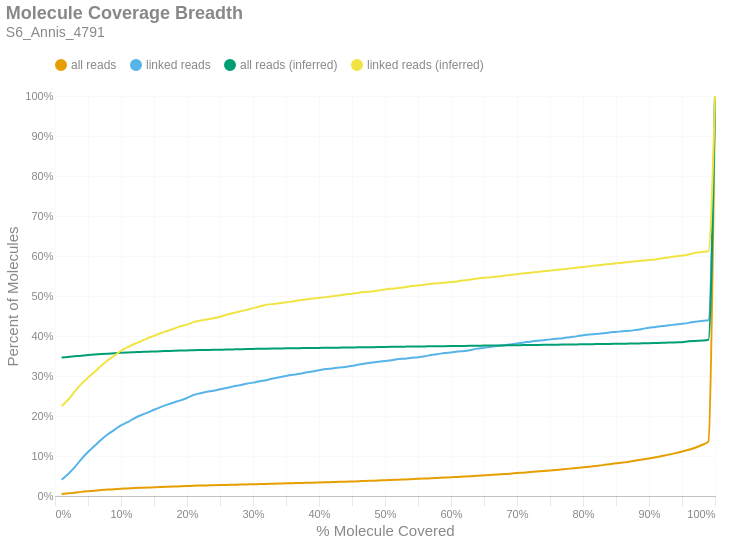

This figure's notebook cell:
### Markdown cell above
### Molecule Read Coverage
This chart shows molecule coverage breadth as computed by the number of bases aligned to that molecule. In other words, "*how much of each unique long molecule is actually sequenced/aligned?*" Keep in mind there is a distinction between sequences and alignments, since some sequences belonging to a particular molecule may not align well and wouldn't appear in the alignment data. This chart also shows molecule coverage breadth as computed by the *inferred fragment* from which the aligned sequences originate. Unlike read coverage, this calculation takes into account the total insert size, including unsequenced gaps between the forward and reverse reads. Like the previous figures, these are cumulative percents.

### Code cell
if SKIPLR:
    print_html(f"Skipped")
else:
    binned_df = consolidated_hist(valids['coverage_bp'], mask, 0.01, True)
    binned_df_inf = consolidated_hist(valids['coverage_inserts'], mask, 0.01, True)
    binned_df = binned_df.with_columns(pl.lit(binned_df_inf['all reads (cumsum)']).alias('all reads (inferred)'))
    binned_df = binned_df.with_columns(pl.lit(binned_df_inf['linked reads (cumsum)']).alias('linked reads (inferred)'))
    binned_df = binned_df.with_columns(
        (pl.col('bin').cast(pl.Float64) + 0.01).alias('right_edge')
    )

    with SafeRender(binned_df):
        (
            density_plot(binned_df, 'Molecule Coverage Breadth', samplename, 'molcov', ['all reads (inferred)','linked reads (inferred)'])
            .encode(
                #x=alt.X('bin:Q', title="% Molecule Covered").axis(format = '%').scale(padding=0),
                x=alt.X('right_edge:Q', title="% Molecule Covered").axis(format='%').scale(padding=0),
                y=alt.Y('value:Q', title='Percent of Molecules')
                    .axis(format='%')
                    .stack(False)
                    .scale(domainMin=0, padding=0),
                color=alt.Color("key:N").scale(domain = ["all reads", "linked reads", "all reads (inferred)", "linked reads (inferred)"]),
                tooltip = [
                    alt.Tooltip("key:N", title = "Data Type"),
                    alt.Tooltip("range_label:N", title="% Molecule Covered"),
                    alt.Tooltip("value:Q", format = ".2%", title="% Molecules")
                ]
            )
        ).display()

### Figure 1 — Vega-Lite specification as saved in the notebook (floating-point values rounded to 4 significant figures)
{"width": "container", "height": 400, "config": {"title": {"anchor": "start", "dy": -15, "fontSize": 18, "color": "#888888", "subtitleColor": "#888888", "subtitleFontSize": 14}, "arc": {"fill": "#0072B2"}, "axis": {"domainColor": "#888888", "domainWidth": 0.5, "gridWidth": 0.2, "grid": false, "titleFontWeight": 400, "titleFontSize": 15, "labelFontSize": 11, "labelColor": "#888888", "tickColor": "#888888", "tickWidth": 0.2, "titleColor": "#888888"}, "axisBand": {"grid": false}, "axisX": {"grid": true, "tickSize": 10, "domainCap": "round"}, "axisY": {"domain": false, "grid": true, "tickSize": 0, "domainCap": "round"}, "background": "transparent", "header": {"labelFontSize": 15, "labelColor": "#888888", "titleFontSize": 15, "titleFontWeight": 600, "titleColor": "#888888"}, "legend": {"labelFont": "sans-serif", "labelFontSize": 12, "labelColor": "#888888", "symbolSize": 100, "symbolType": "circle", "titleFontSize": 12, "titlePadding": 10, "titleColor": "#888888", "title": null, "orient": "top"}, "range": {"category": ["#E69F00", "#56B4E9", "#009E73", "#F0E442", "#0072B2", "#D55E00", "#CC79A7", "#000000"], "diverging": ["#cfe8f3", "#a2d4ec", "#73bfe2", "#46abdb", "#1696d2", "#12719e"]}, "area": {"fill": "#0072B2", "fillOpacity": 0.7, "line": true, "strokeOpacity": 0.7}, "line": {"color": "#0072B2", "stroke": "#0072B2", "strokeWidth": 2}, "trail": {"color": "#0072B2", "stroke": "#0072B2", "strokeWidth": 0, "size": 1}, "point": {"filled": true, "fillOpacity": 1.0, "size": 95}, "text": {"color": "#888888", "fontSize": 11, "align": "right", "fontWeight": 400, "size": 11}, "bar": {"fill": "#0072B2", "stroke": null}, "view": {"stroke": null, "continuousWidth": 660, "continuousHeight": 400}}, "data": {"name": "data-e2d4c36d58c6eebb7b542e7414eeace3"}, "mark": {"type": "line", "interpolate": "monotone", "point": {"opacity": 0, "size": 275}}, "encoding": {"color": {"field": "key", "scale": {"domain": ["all reads", "linked reads", "all reads (inferred)", "linked reads (inferred)"]}, "type": "nominal"}, "tooltip": [{"field": "key", "title": "Data Type", "type": "nominal"}, {"field": "range_label", "title": "% Molecule Covered", "type": "nominal"}, {"field": "value", "format": ".2%", "title": "% Molecules", "type": "quantitative"}], "x": {"axis": {"format": "%"}, "field": "right_edge", "scale": {"padding": 0}, "title": "% Molecule Covered", "type": "quantitative"}, "y": {"axis": {"format": "%"}, "field": "value", "scale": {"domainMin": 0, "padding": 0}, "stack": false, "title": "Percent of Molecules", "type": "quantitative"}}, "params": [{"name": "param_c36ac31b6afebe62", "select": {"type": "point", "fields": ["key"]}, "bind": "legend"}], "title": {"text": "Molecule Coverage Breadth", "subtitle": "S6_Annis_4791"}, "transform": [{"fold": ["all reads (cumsum)", "linked reads (cumsum)", "all reads (inferred)", "linked reads (inferred)"]}, {"calculate": "replace(datum.key, ' (cumsum)', '')", "as": "key"}, {"filter": {"param": "param_c36ac31b6afebe62"}}], "usermeta": {"embedOptions": {"downloadFileName": "S6_Annis_4791.molcov"}}, "$schema": "https://vega.github.io/schema/vega-lite/v6.1.0.json", "datasets": {"data-e2d4c36d58c6eebb7b542e7414eeace3": [{"bin": "0.0", "interval": "0.0-0.01", "all reads": 0.004783, "linked reads": 0.04066, "all reads (cumsum)": 0.004783, "linked reads (cumsum)": 0.04066, "range_label": "0.0-0.01", "all reads (inferred)": 0.3461, "linked reads (inferred)": 0.2251, "right_edge": 0.01}, {"bin": "0.01", "interval": "0.01-0.02", "all reads": 0.001804, "linked reads": 0.01444, "all reads (cumsum)": 0.006587, "linked reads (cumsum)": 0.0551, "range_label": "0.01-0.02", "all reads (inferred)": 0.3475, "linked reads (inferred)": 0.2406, "right_edge": 0.02}, {"bin": "0.02", "interval": "0.02-0.03", "all reads": 0.001804, "linked reads": 0.01694, "all reads (cumsum)": 0.008392, "linked reads (cumsum)": 0.07204, "range_label": "0.02-0.03", "all reads (inferred)": 0.3492, "linked reads (inferred)": 0.2616, "right_edge": 0.03}, {"bin": "0.03", "interval": "0.03-0.04", "all reads": 0.001935, "linked reads": 0.02033, "all reads (cumsum)": 0.01033, "linked reads (cumsum)": 0.09237, "range_label": "0.03-0.04", "all reads (inferred)": 0.3509, "linked reads (inferred)": 0.2802, "right_edge": 0.04}, {"bin": "0.04", "interval": "0.04-0.05", "all reads": 0.001576, "linked reads": 0.01753, "all reads (cumsum)": 0.0119, "linked reads (cumsum)": 0.1099, "range_label": "0.04-0.05", "all reads (inferred)": 0.3522, "linked reads (inferred)": 0.2955, "right_edge": 0.05}, {"bin": "0.05", "interval": "0.05-0.06", "all reads": 0.001435, "linked reads": 0.01562, "all reads (cumsum)": 0.01334, "linked reads (cumsum)": 0.1255, "range_label": "0.05-0.06", "all reads (inferred)": 0.3535, "linked reads (inferred)": 0.3104, "right_edge": 0.06}, {"bin": "0.06", "interval": "0.06-0.07", "all reads": 0.001467, "linked reads": 0.01532, "all reads (cumsum)": 0.0148, "linked reads (cumsum)": 0.1408, "range_label": "0.06-0.07", "all reads (inferred)": 0.3547, "linked reads (inferred)": 0.3256, "right_edge": 0.07}, {"bin": "0.07", "interval": "0.07-0.08", "all reads": 0.001196, "linked reads": 0.0137, "all reads (cumsum)": 0.016, "linked reads (cumsum)": 0.1545, "range_label": "0.07-0.08", "all reads (inferred)": 0.3558, "linked reads (inferred)": 0.3394, "right_edge": 0.08}, {"bin": "0.08", "interval": "0.08-0.09", "all reads": 0.001011, "linked reads": 0.01075, "all reads (cumsum)": 0.01701, "linked reads (cumsum)": 0.1653, "range_label": "0.08-0.09", "all reads (inferred)": 0.3568, "linked reads (inferred)": 0.3508, "right_edge": 0.09}, {"bin": "0.09", "interval": "0.09-0.1", "all reads": 0.00112, "linked reads": 0.01149, "all reads (cumsum)": 0.01813, "linked reads (cumsum)": 0.1768, "range_label": "0.09-0.1", "all reads (inferred)": 0.3579, "linked reads (inferred)": 0.3631, "right_edge": 0.1}, {"bin": "0.1", "interval": "0.1-0.11", "all reads": 0.0007392, "linked reads": 0.007661, "all reads (cumsum)": 0.01887, "linked reads (cumsum)": 0.1844, "range_label": "0.1-0.11", "all reads (inferred)": 0.3588, "linked reads (inferred)": 0.372, "right_edge": 0.11}, {"bin": "0.11", "interval": "0.11-0.12", "all reads": 0.0009022, "linked reads": 0.009723, "all reads (cumsum)": 0.01977, "linked reads (cumsum)": 0.1942, "range_label": "0.11-0.12", "all reads (inferred)": 0.3595, "linked reads (inferred)": 0.3799, "right_edge": 0.12}, {"bin": "0.12", "interval": "0.12-0.13", "all reads": 0.0007065, "linked reads": 0.007808, "all reads (cumsum)": 0.02048, "linked reads (cumsum)": 0.202, "range_label": "0.12-0.13", "all reads (inferred)": 0.3601, "linked reads (inferred)": 0.3867, "right_edge": 0.13}, {"bin": "0.13", "interval": "0.13-0.14", "all reads": 0.0006087, "linked reads": 0.006335, "all reads (cumsum)": 0.02109, "linked reads (cumsum)": 0.2083, "range_label": "0.13-0.14", "all reads (inferred)": 0.3608, "linked reads (inferred)": 0.3942, "right_edge": 0.14}, {"bin": "0.14", "interval": "0.14-0.15", "all reads": 0.0007392, "linked reads": 0.007366, "all reads (cumsum)": 0.02183, "linked reads (cumsum)": 0.2157, "range_label": "0.14-0.15", "all reads (inferred)": 0.3613, "linked reads (inferred)": 0.4004, "right_edge": 0.15}, {"bin": "0.15", "interval": "0.15-0.16", "all reads": 0.0007065, "linked reads": 0.006629, "all reads (cumsum)": 0.02253, "linked reads (cumsum)": 0.2223, "range_label": "0.15-0.16", "all reads (inferred)": 0.3619, "linked reads (inferred)": 0.4069, "right_edge": 0.16}, {"bin": "0.16", "interval": "0.16-0.17", "all reads": 0.0006305, "linked reads": 0.006187, "all reads (cumsum)": 0.02316, "linked reads (cumsum)": 0.2285, "range_label": "0.16-0.17", "all reads (inferred)": 0.3624, "linked reads (inferred)": 0.4125, "right_edge": 0.17}, {"bin": "0.17", "interval": "0.17-0.18", "all reads": 0.0005761, "linked reads": 0.005451, "all reads (cumsum)": 0.02374, "linked reads (cumsum)": 0.2339, "range_label": "0.17-0.18", "all reads (inferred)": 0.363, "linked reads (inferred)": 0.4182, "right_edge": 0.18}, {"bin": "0.18", "interval": "0.18-0.19", "all reads": 0.0005, "linked reads": 0.005009, "all reads (cumsum)": 0.02424, "linked reads (cumsum)": 0.239, "range_label": "0.18-0.19", "all reads (inferred)": 0.3635, "linked reads (inferred)": 0.424, "right_edge": 0.19}, {"bin": "0.19", "interval": "0.19-0.2", "all reads": 0.0006196, "linked reads": 0.00604, "all reads (cumsum)": 0.02486, "linked reads (cumsum)": 0.245, "range_label": "0.19-0.2", "all reads (inferred)": 0.3639, "linked reads (inferred)": 0.4284, "right_edge": 0.2}, {"bin": "0.2", "interval": "0.2-0.21", "all reads": 0.0007065, "linked reads": 0.007366, "all reads (cumsum)": 0.02557, "linked reads (cumsum)": 0.2524, "range_label": "0.2-0.21", "all reads (inferred)": 0.3644, "linked reads (inferred)": 0.4347, "right_edge": 0.21}, {"bin": "0.21", "interval": "0.21-0.22", "all reads": 0.0004674, "linked reads": 0.00442, "all reads (cumsum)": 0.02603, "linked reads (cumsum)": 0.2568, "range_label": "0.21-0.22", "all reads (inferred)": 0.3648, "linked reads (inferred)": 0.4384, "right_edge": 0.22}, {"bin": "0.22", "interval": "0.22-0.23", "all reads": 0.0003913, "linked reads": 0.003683, "all reads (cumsum)": 0.02642, "linked reads (cumsum)": 0.2605, "range_label": "0.22-0.23", "all reads (inferred)": 0.3651, "linked reads (inferred)": 0.4412, "right_edge": 0.23}, {"bin": "0.23", "interval": "0.23-0.24", "all reads": 0.0004022, "linked reads": 0.002652, "all reads (cumsum)": 0.02683, "linked reads (cumsum)": 0.2631, "range_label": "0.23-0.24", "all reads (inferred)": 0.3654, "linked reads (inferred)": 0.4443, "right_edge": 0.24}, {"bin": "0.24", "interval": "0.24-0.25", "all reads": 0.0003913, "linked reads": 0.003683, "all reads (cumsum)": 0.02722, "linked reads (cumsum)": 0.2668, "range_label": "0.24-0.25", "all reads (inferred)": 0.3657, "linked reads (inferred)": 0.4483, "right_edge": 0.25}, {"bin": "0.25", "interval": "0.25-0.26", "all reads": 0.0003804, "linked reads": 0.003241, "all reads (cumsum)": 0.0276, "linked reads (cumsum)": 0.27, "range_label": "0.25-0.26", "all reads (inferred)": 0.3661, "linked reads (inferred)": 0.453, "right_edge": 0.26}, {"bin": "0.26", "interval": "0.26-0.27", "all reads": 0.0004891, "linked reads": 0.003978, "all reads (cumsum)": 0.02809, "linked reads (cumsum)": 0.274, "range_label": "0.26-0.27", "all reads (inferred)": 0.3665, "linked reads (inferred)": 0.4576, "right_edge": 0.27}, {"bin": "0.27", "interval": "0.27-0.28", "all reads": 0.0003696, "linked reads": 0.002652, "all reads (cumsum)": 0.02846, "linked reads (cumsum)": 0.2767, "range_label": "0.27-0.28", "all reads (inferred)": 0.3669, "linked reads (inferred)": 0.4611, "right_edge": 0.28}, {"bin": "0.28", "interval": "0.28-0.29", "all reads": 0.0004783, "linked reads": 0.003978, "all reads (cumsum)": 0.02894, "linked reads (cumsum)": 0.2806, "range_label": "0.28-0.29", "all reads (inferred)": 0.3672, "linked reads (inferred)": 0.4652, "right_edge": 0.29}, {"bin": "0.29", "interval": "0.29-0.3", "all reads": 0.0003696, "linked reads": 0.002799, "all reads (cumsum)": 0.02931, "linked reads (cumsum)": 0.2834, "range_label": "0.29-0.3", "all reads (inferred)": 0.3676, "linked reads (inferred)": 0.4697, "right_edge": 0.3}, {"bin": "0.3", "interval": "0.3-0.31", "all reads": 0.0004457, "linked reads": 0.003536, "all reads (cumsum)": 0.02975, "linked reads (cumsum)": 0.287, "range_label": "0.3-0.31", "all reads (inferred)": 0.368, "linked reads (inferred)": 0.4739, "right_edge": 0.31}, {"bin": "0.31", "interval": "0.31-0.32", "all reads": 0.0004239, "linked reads": 0.002652, "all reads (cumsum)": 0.03017, "linked reads (cumsum)": 0.2896, "range_label": "0.31-0.32", "all reads (inferred)": 0.3684, "linked reads (inferred)": 0.4779, "right_edge": 0.32}, {"bin": "0.32", "interval": "0.32-0.33", "all reads": 0.0005652, "linked reads": 0.003978, "all reads (cumsum)": 0.03074, "linked reads (cumsum)": 0.2936, "range_label": "0.32-0.33", "all reads (inferred)": 0.3687, "linked reads (inferred)": 0.4801, "right_edge": 0.33}, {"bin": "0.33", "interval": "0.33-0.34", "all reads": 0.0004891, "linked reads": 0.003241, "all reads (cumsum)": 0.03123, "linked reads (cumsum)": 0.2968, "range_label": "0.33-0.34", "all reads (inferred)": 0.3689, "linked reads (inferred)": 0.4819, "right_edge": 0.34}, {"bin": "0.34", "interval": "0.34-0.35", "all reads": 0.0004131, "linked reads": 0.003388, "all reads (cumsum)": 0.03164, "linked reads (cumsum)": 0.3002, "range_label": "0.34-0.35", "all reads (inferred)": 0.3692, "linked reads (inferred)": 0.4845, "right_edge": 0.35}, {"bin": "0.35", "interval": "0.35-0.36", "all reads": 0.0004348, "linked reads": 0.002799, "all reads (cumsum)": 0.03208, "linked reads (cumsum)": 0.303, "range_label": "0.35-0.36", "all reads (inferred)": 0.3693, "linked reads (inferred)": 0.4863, "right_edge": 0.36}, {"bin": "0.36", "interval": "0.36-0.37", "all reads": 0.0003696, "linked reads": 0.002357, "all reads (cumsum)": 0.03245, "linked reads (cumsum)": 0.3054, "range_label": "0.36-0.37", "all reads (inferred)": 0.3697, "linked reads (inferred)": 0.4895, "right_edge": 0.37}, {"bin": "0.37", "interval": "0.37-0.38", "all reads": 0.0004891, "linked reads": 0.003388, "all reads (cumsum)": 0.03294, "linked reads (cumsum)": 0.3088, "range_label": "0.37-0.38", "all reads (inferred)": 0.3698, "linked reads (inferred)": 0.4913, "right_edge": 0.38}, {"bin": "0.38", "interval": "0.38-0.39", "all reads": 0.0004239, "linked reads": 0.00221, "all reads (cumsum)": 0.03336, "linked reads (cumsum)": 0.311, "range_label": "0.38-0.39", "all reads (inferred)": 0.37, "linked reads (inferred)": 0.4937, "right_edge": 0.39}, {"bin": "0.39", "interval": "0.39-0.4", "all reads": 0.0005544, "linked reads": 0.003536, "all reads (cumsum)": 0.03391, "linked reads (cumsum)": 0.3145, "range_label": "0.39-0.4", "all reads (inferred)": 0.3702, "linked reads (inferred)": 0.4953, "right_edge": 0.4}, {"bin": "0.4", "interval": "0.4-0.41", "all reads": 0.0005109, "linked reads": 0.002799, "all reads (cumsum)": 0.03443, "linked reads (cumsum)": 0.3173, "range_label": "0.4-0.41", "all reads (inferred)": 0.3704, "linked reads (inferred)": 0.4972, "right_edge": 0.41}, {"bin": "0.41", "interval": "0.41-0.42", "all reads": 0.0004239, "linked reads": 0.001621, "all reads (cumsum)": 0.03485, "linked reads (cumsum)": 0.3189, "range_label": "0.41-0.42", "all reads (inferred)": 0.3706, "linked reads (inferred)": 0.4991, "right_edge": 0.42}, {"bin": "0.42", "interval": "0.42-0.43", "all reads": 0.0004783, "linked reads": 0.002357, "all reads (cumsum)": 0.03533, "linked reads (cumsum)": 0.3213, "range_label": "0.42-0.43", "all reads (inferred)": 0.3709, "linked reads (inferred)": 0.5013, "right_edge": 0.43}, {"bin": "0.43", "interval": "0.43-0.44", "all reads": 0.0004022, "linked reads": 0.001473, "all reads (cumsum)": 0.03573, "linked reads (cumsum)": 0.3228, "range_label": "0.43-0.44", "all reads (inferred)": 0.3711, "linked reads (inferred)": 0.5038, "right_edge": 0.44}, {"bin": "0.44", "interval": "0.44-0.45", "all reads": 0.0005978, "linked reads": 0.002652, "all reads (cumsum)": 0.03633, "linked reads (cumsum)": 0.3254, "range_label": "0.44-0.45", "all reads (inferred)": 0.3714, "linked reads (inferred)": 0.5057, "right_edge": 0.45}, {"bin": "0.45", "interval": "0.45-0.46", "all reads": 0.000587, "linked reads": 0.003094, "all reads (cumsum)": 0.03691, "linked reads (cumsum)": 0.3285, "range_label": "0.45-0.46", "all reads (inferred)": 0.3717, "linked reads (inferred)": 0.5084, "right_edge": 0.46}, {"bin": "0.46", "interval": "0.46-0.47", "all reads": 0.0006631, "linked reads": 0.002799, "all reads (cumsum)": 0.03758, "linked reads (cumsum)": 0.3313, "range_label": "0.46-0.47", "all reads (inferred)": 0.3718, "linked reads (inferred)": 0.51, "right_edge": 0.47}, {"bin": "0.47", "interval": "0.47-0.48", "all reads": 0.0005544, "linked reads": 0.00221, "all reads (cumsum)": 0.03813, "linked reads (cumsum)": 0.3335, "range_label": "0.47-0.48", "all reads (inferred)": 0.372, "linked reads (inferred)": 0.5113, "right_edge": 0.48}, {"bin": "0.48", "interval": "0.48-0.49", "all reads": 0.0006087, "linked reads": 0.002357, "all reads (cumsum)": 0.03874, "linked reads (cumsum)": 0.3359, "range_label": "0.48-0.49", "all reads (inferred)": 0.3723, "linked reads (inferred)": 0.5138, "right_edge": 0.49}, {"bin": "0.49", "interval": "0.49-0.5", "all reads": 0.000837, "linked reads": 0.001768, "all reads (cumsum)": 0.03958, "linked reads (cumsum)": 0.3377, "range_label": "0.49-0.5", "all reads (inferred)": 0.3726, "linked reads (inferred)": 0.5164, "right_edge": 0.5}, {"bin": "0.5", "interval": "0.5-0.51", "all reads": 0.0006087, "linked reads": 0.001768, "all reads (cumsum)": 0.04019, "linked reads (cumsum)": 0.3394, "range_label": "0.5-0.51", "all reads (inferred)": 0.3728, "linked reads (inferred)": 0.5183, "right_edge": 0.51}, {"bin": "0.51", "interval": "0.51-0.52", "all reads": 0.0006957, "linked reads": 0.002799, "all reads (cumsum)": 0.04088, "linked reads (cumsum)": 0.3422, "range_label": "0.51-0.52", "all reads (inferred)": 0.3731, "linked reads (inferred)": 0.52, "right_edge": 0.52}, {"bin": "0.52", "interval": "0.52-0.53", "all reads": 0.0005544, "linked reads": 0.001179, "all reads (cumsum)": 0.04144, "linked reads (cumsum)": 0.3434, "range_label": "0.52-0.53", "all reads (inferred)": 0.3733, "linked reads (inferred)": 0.5221, "right_edge": 0.53}, {"bin": "0.53", "interval": "0.53-0.54", "all reads": 0.0007065, "linked reads": 0.002062, "all reads (cumsum)": 0.04214, "linked reads (cumsum)": 0.3455, "range_label": "0.53-0.54", "all reads (inferred)": 0.3736, "linked reads (inferred)": 0.5249, "right_edge": 0.54}, {"bin": "0.54", "interval": "0.54-0.55", "all reads": 0.0006957, "linked reads": 0.001621, "all reads (cumsum)": 0.04284, "linked reads (cumsum)": 0.3471, "range_label": "0.54-0.55", "all reads (inferred)": 0.3738, "linked reads (inferred)": 0.5261, "right_edge": 0.55}, {"bin": "0.55", "interval": "0.55-0.56", "all reads": 0.0008152, "linked reads": 0.00221, "all reads (cumsum)": 0.04365, "linked reads (cumsum)": 0.3493, "range_label": "0.55-0.56", "all reads (inferred)": 0.3739, "linked reads (inferred)": 0.528, "right_edge": 0.56}, {"bin": "0.56", "interval": "0.56-0.57", "all reads": 0.0008696, "linked reads": 0.003241, "all reads (cumsum)": 0.04452, "linked reads (cumsum)": 0.3525, "range_label": "0.56-0.57", "all reads (inferred)": 0.3742, "linked reads (inferred)": 0.5305, "right_edge": 0.57}, {"bin": "0.57", "interval": "0.57-0.58", "all reads": 0.0007283, "linked reads": 0.00221, "all reads (cumsum)": 0.04525, "linked reads (cumsum)": 0.3547, "range_label": "0.57-0.58", "all reads (inferred)": 0.3744, "linked reads (inferred)": 0.5321, "right_edge": 0.58}, {"bin": "0.58", "interval": "0.58-0.59", "all reads": 0.0007392, "linked reads": 0.002652, "all reads (cumsum)": 0.04599, "linked reads (cumsum)": 0.3574, "range_label": "0.58-0.59", "all reads (inferred)": 0.3746, "linked reads (inferred)": 0.5333, "right_edge": 0.59}, {"bin": "0.59", "interval": "0.59-0.6", "all reads": 0.001, "linked reads": 0.001621, "all reads (cumsum)": 0.04699, "linked reads (cumsum)": 0.359, "range_label": "0.59-0.6", "all reads (inferred)": 0.3748, "linked reads (inferred)": 0.5348, "right_edge": 0.6}, {"bin": "0.6", "interval": "0.6-0.61", "all reads": 0.0007826, "linked reads": 0.002062, "all reads (cumsum)": 0.04777, "linked reads (cumsum)": 0.3611, "range_label": "0.6-0.61", "all reads (inferred)": 0.375, "linked reads (inferred)": 0.5365, "right_edge": 0.61}, {"bin": "0.61", "interval": "0.61-0.62", "all reads": 0.0008696, "linked reads": 0.001326, "all reads (cumsum)": 0.04864, "linked reads (cumsum)": 0.3624, "range_label": "0.61-0.62", "all reads (inferred)": 0.3753, "linked reads (inferred)": 0.5392, "right_edge": 0.62}, {"bin": "0.62", "interval": "0.62-0.63", "all reads": 0.0009348, "linked reads": 0.002652, "all reads (cumsum)": 0.04958, "linked reads (cumsum)": 0.3651, "range_label": "0.62-0.63", "all reads (inferred)": 0.3755, "linked reads (inferred)": 0.5411, "right_edge": 0.63}, {"bin": "0.63", "interval": "0.63-0.64", "all reads": 0.001141, "linked reads": 0.003388, "all reads (cumsum)": 0.05072, "linked reads (cumsum)": 0.3684, "range_label": "0.63-0.64", "all reads (inferred)": 0.3758, "linked reads (inferred)": 0.5435, "right_edge": 0.64}, {"bin": "0.64", "interval": "0.64-0.65", "all reads": 0.0009674, "linked reads": 0.001915, "all reads (cumsum)": 0.05169, "linked reads (cumsum)": 0.3704, "range_label": "0.64-0.65", "all reads (inferred)": 0.3759, "linked reads (inferred)": 0.5454, "right_edge": 0.65}, {"bin": "0.65", "interval": "0.65-0.66", "all reads": 0.0009566, "linked reads": 0.002652, "all reads (cumsum)": 0.05264, "linked reads (cumsum)": 0.373, "range_label": "0.65-0.66", "all reads (inferred)": 0.3761, "linked reads (inferred)": 0.5468, "right_edge": 0.66}, {"bin": "0.66", "interval": "0.66-0.67", "all reads": 0.0009783, "linked reads": 0.002062, "all reads (cumsum)": 0.05362, "linked reads (cumsum)": 0.3751, "range_label": "0.66-0.67", "all reads (inferred)": 0.3763, "linked reads (inferred)": 0.5488, "right_edge": 0.67}, {"bin": "0.67", "interval": "0.67-0.68", "all reads": 0.00112, "linked reads": 0.001768, "all reads (cumsum)": 0.05474, "linked reads (cumsum)": 0.3768, "range_label": "0.67-0.68", "all reads (inferred)": 0.3765, "linked reads (inferred)": 0.5505, "right_edge": 0.68}, {"bin": "0.68", "interval": "0.68-0.69", "all reads": 0.001109, "linked reads": 0.002062, "all reads (cumsum)": 0.05585, "linked reads (cumsum)": 0.3789, "range_label": "0.68-0.69", "all reads (inferred)": 0.3768, "linked reads (inferred)": 0.5527, "right_edge": 0.69}, {"bin": "0.69", "interval": "0.69-0.7", "all reads": 0.00138, "linked reads": 0.002652, "all reads (cumsum)": 0.05723, "linked reads (cumsum)": 0.3816, "range_label": "0.69-0.7", "all reads (inferred)": 0.377, "linked reads (inferred)": 0.5545, "right_edge": 0.7}, {"bin": "0.7", "interval": "0.7-0.71", "all reads": 0.001185, "linked reads": 0.001915, "all reads (cumsum)": 0.05841, "linked reads (cumsum)": 0.3835, "range_label": "0.7-0.71", "all reads (inferred)": 0.3773, "linked reads (inferred)": 0.5569, "right_edge": 0.71}, {"bin": "0.71", "interval": "0.71-0.72", "all reads": 0.001326, "linked reads": 0.002357, "all reads (cumsum)": 0.05974, "linked reads (cumsum)": 0.3858, "range_label": "0.71-0.72", "all reads (inferred)": 0.3775, "linked reads (inferred)": 0.5583, "right_edge": 0.72}, {"bin": "0.72", "interval": "0.72-0.73", "all reads": 0.001413, "linked reads": 0.002062, "all reads (cumsum)": 0.06115, "linked reads (cumsum)": 0.3879, "range_label": "0.72-0.73", "all reads (inferred)": 0.3777, "linked reads (inferred)": 0.5601, "right_edge": 0.73}, {"bin": "0.73", "interval": "0.73-0.74", "all reads": 0.001326, "linked reads": 0.001621, "all reads (cumsum)": 0.06248, "linked reads (cumsum)": 0.3895, "range_label": "0.73-0.74", "all reads (inferred)": 0.3779, "linked reads (inferred)": 0.562, "right_edge": 0.74}, {"bin": "0.74", "interval": "0.74-0.75", "all reads": 0.001424, "linked reads": 0.002062, "all reads (cumsum)": 0.0639, "linked reads (cumsum)": 0.3916, "range_label": "0.74-0.75", "all reads (inferred)": 0.3781, "linked reads (inferred)": 0.5635, "right_edge": 0.75}, {"bin": "0.75", "interval": "0.75-0.76", "all reads": 0.00137, "linked reads": 0.001768, "all reads (cumsum)": 0.06527, "linked reads (cumsum)": 0.3933, "range_label": "0.75-0.76", "all reads (inferred)": 0.3784, "linked reads (inferred)": 0.5654, "right_edge": 0.76}, {"bin": "0.76", "interval": "0.76-0.77", "all reads": 0.001565, "linked reads": 0.001326, "all reads (cumsum)": 0.06684, "linked reads (cumsum)": 0.3947, "range_label": "0.76-0.77", "all reads (inferred)": 0.3786, "linked reads (inferred)": 0.567, "right_edge": 0.77}, {"bin": "0.77", "interval": "0.77-0.78", "all reads": 0.001587, "linked reads": 0.002357, "all reads (cumsum)": 0.06843, "linked reads (cumsum)": 0.397, "range_label": "0.77-0.78", "all reads (inferred)": 0.3788, "linked reads (inferred)": 0.5687, "right_edge": 0.78}, {"bin": "0.78", "interval": "0.78-0.79", "all reads": 0.001609, "linked reads": 0.002062, "all reads (cumsum)": 0.07003, "linked reads (cumsum)": 0.3991, "range_label": "0.78-0.79", "all reads (inferred)": 0.379, "linked reads (inferred)": 0.5707, "right_edge": 0.79}, {"bin": "0.79", "interval": "0.79-0.8", "all reads": 0.001826, "linked reads": 0.002652, "all reads (cumsum)": 0.07186, "linked reads (cumsum)": 0.4017, "range_label": "0.79-0.8", "all reads (inferred)": 0.3793, "linked reads (inferred)": 0.5725, "right_edge": 0.8}, {"bin": "0.8", "interval": "0.8-0.81", "all reads": 0.001554, "linked reads": 0.002062, "all reads (cumsum)": 0.07342, "linked reads (cumsum)": 0.4038, "range_label": "0.8-0.81", "all reads (inferred)": 0.3794, "linked reads (inferred)": 0.5744, "right_edge": 0.81}, {"bin": "0.81", "interval": "0.81-0.82", "all reads": 0.001848, "linked reads": 0.001031, "all reads (cumsum)": 0.07526, "linked reads (cumsum)": 0.4048, "range_label": "0.81-0.82", "all reads (inferred)": 0.3797, "linked reads (inferred)": 0.5765, "right_edge": 0.82}, {"bin": "0.82", "interval": "0.82-0.83", "all reads": 0.001913, "linked reads": 0.001768, "all reads (cumsum)": 0.07718, "linked reads (cumsum)": 0.4066, "range_label": "0.82-0.83", "all reads (inferred)": 0.3799, "linked reads (inferred)": 0.5784, "right_edge": 0.83}, {"bin": "0.83", "interval": "0.83-0.84", "all reads": 0.002348, "linked reads": 0.002357, "all reads (cumsum)": 0.07952, "linked reads (cumsum)": 0.409, "range_label": "0.83-0.84", "all reads (inferred)": 0.3802, "linked reads (inferred)": 0.58, "right_edge": 0.84}, {"bin": "0.84", "interval": "0.84-0.85", "all reads": 0.002196, "linked reads": 0.001326, "all reads (cumsum)": 0.08172, "linked reads (cumsum)": 0.4103, "range_label": "0.84-0.85", "all reads (inferred)": 0.3805, "linked reads (inferred)": 0.5818, "right_edge": 0.85}, {"bin": "0.85", "interval": "0.85-0.86", "all reads": 0.001902, "linked reads": 0.001473, "all reads (cumsum)": 0.08362, "linked reads (cumsum)": 0.4118, "range_label": "0.85-0.86", "all reads (inferred)": 0.3807, "linked reads (inferred)": 0.5831, "right_edge": 0.86}, {"bin": "0.86", "interval": "0.86-0.87", "all reads": 0.002283, "linked reads": 0.001179, "all reads (cumsum)": 0.0859, "linked reads (cumsum)": 0.4129, "range_label": "0.86-0.87", "all reads (inferred)": 0.3811, "linked reads (inferred)": 0.5852, "right_edge": 0.87}, {"bin": "0.87", "interval": "0.87-0.88", "all reads": 0.002641, "linked reads": 0.00221, "all reads (cumsum)": 0.08855, "linked reads (cumsum)": 0.4151, "range_label": "0.87-0.88", "all reads (inferred)": 0.3814, "linked reads (inferred)": 0.5871, "right_edge": 0.88}, {"bin": "0.88", "interval": "0.88-0.89", "all reads": 0.002783, "linked reads": 0.002504, "all reads (cumsum)": 0.09133, "linked reads (cumsum)": 0.4176, "range_label": "0.88-0.89", "all reads (inferred)": 0.3816, "linked reads (inferred)": 0.5882, "right_edge": 0.89}, {"bin": "0.89", "interval": "0.89-0.9", "all reads": 0.002565, "linked reads": 0.003094, "all reads (cumsum)": 0.09389, "linked reads (cumsum)": 0.4207, "range_label": "0.89-0.9", "all reads (inferred)": 0.3819, "linked reads (inferred)": 0.59, "right_edge": 0.9}, {"bin": "0.9", "interval": "0.9-0.91", "all reads": 0.002794, "linked reads": 0.001915, "all reads (cumsum)": 0.09669, "linked reads (cumsum)": 0.4227, "range_label": "0.9-0.91", "all reads (inferred)": 0.3824, "linked reads (inferred)": 0.5915, "right_edge": 0.91}, {"bin": "0.91", "interval": "0.91-0.92", "all reads": 0.003424, "linked reads": 0.002357, "all reads (cumsum)": 0.1001, "linked reads (cumsum)": 0.425, "range_label": "0.91-0.92", "all reads (inferred)": 0.383, "linked reads (inferred)": 0.5944, "right_edge": 0.92}, {"bin": "0.92", "interval": "0.92-0.93", "all reads": 0.003348, "linked reads": 0.001621, "all reads (cumsum)": 0.1035, "linked reads (cumsum)": 0.4266, "range_label": "0.92-0.93", "all reads (inferred)": 0.3834, "linked reads (inferred)": 0.5963, "right_edge": 0.93}, {"bin": "0.93", "interval": "0.93-0.94", "all reads": 0.003674, "linked reads": 0.002062, "all reads (cumsum)": 0.1071, "linked reads (cumsum)": 0.4287, "range_label": "0.93-0.94", "all reads (inferred)": 0.384, "linked reads (inferred)": 0.5993, "right_edge": 0.94}, {"bin": "0.94", "interval": "0.94-0.95", "all reads": 0.004207, "linked reads": 0.001915, "all reads (cumsum)": 0.1113, "linked reads (cumsum)": 0.4306, "range_label": "0.94-0.95", "all reads (inferred)": 0.3845, "linked reads (inferred)": 0.6011, "right_edge": 0.95}, {"bin": "0.95", "interval": "0.95-0.96", "all reads": 0.004294, "linked reads": 0.00221, "all reads (cumsum)": 0.1156, "linked reads (cumsum)": 0.4328, "range_label": "0.95-0.96", "all reads (inferred)": 0.3867, "linked reads (inferred)": 0.604, "right_edge": 0.96}, {"bin": "0.96", "interval": "0.96-0.97", "all reads": 0.005098, "linked reads": 0.002799, "all reads (cumsum)": 0.1207, "linked reads (cumsum)": 0.4356, "range_label": "0.96-0.97", "all reads (inferred)": 0.3876, "linked reads (inferred)": 0.6078, "right_edge": 0.97}, {"bin": "0.97", "interval": "0.97-0.98", "all reads": 0.006805, "linked reads": 0.001915, "all reads (cumsum)": 0.1275, "linked reads (cumsum)": 0.4375, "range_label": "0.97-0.98", "all reads (inferred)": 0.3886, "linked reads (inferred)": 0.6099, "right_edge": 0.98}, {"bin": "0.98", "interval": "0.98-0.99", "all reads": 0.008457, "linked reads": 0.001915, "all reads (cumsum)": 0.136, "linked reads (cumsum)": 0.4395, "range_label": "0.98-0.99", "all reads (inferred)": 0.3907, "linked reads (inferred)": 0.612, "right_edge": 0.99}, {"bin": "0.99", "interval": "0.99-1.0", "all reads": 0.864, "linked reads": 0.5605, "all reads (cumsum)": 1.0, "linked reads (cumsum)": 1.0, "range_label": "0.99-1.0", "all reads (inferred)": 1.0, "linked reads (inferred)": 1.0, "right_edge": 1.0}]}}
